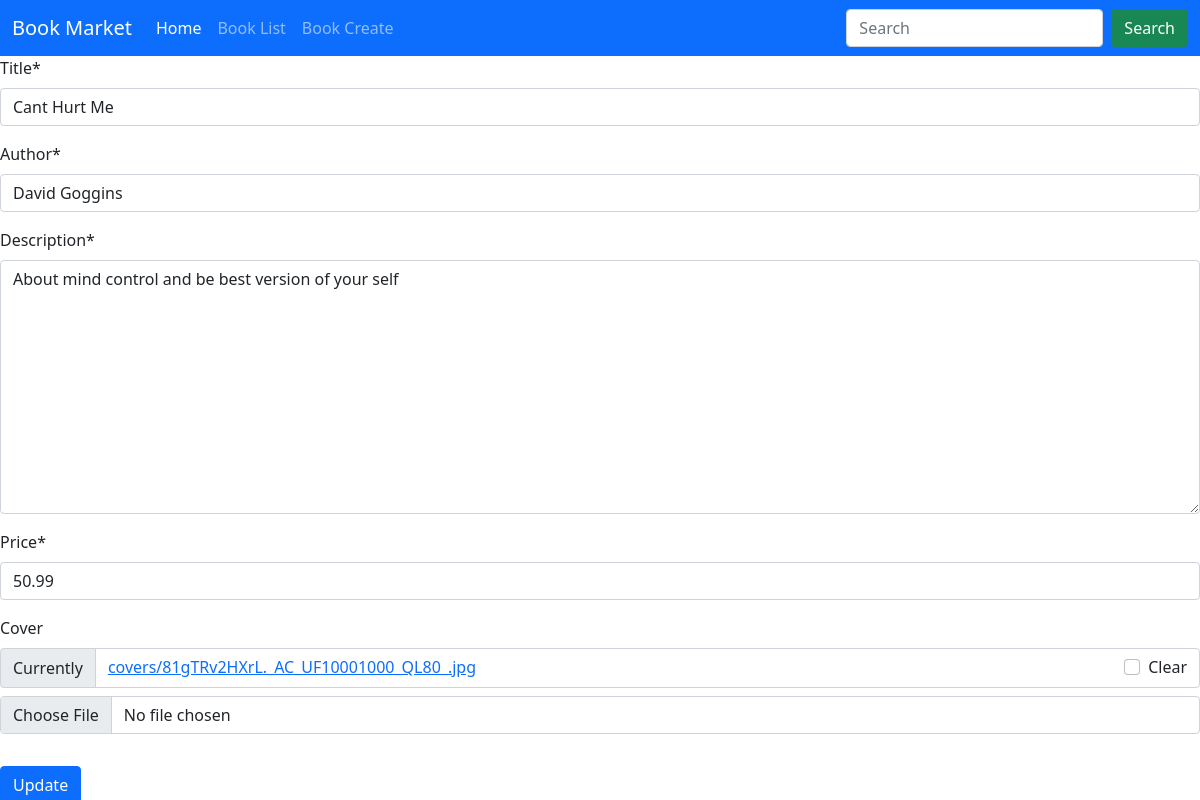
/books/1/edit/ (signed in), run on the app's committed database.
### books/models.py (models this page shows, shortened)
class Book(models.Model):
    user = models.ForeignKey(get_user_model(), on_delete=models.CASCADE)
    title = models.CharField(max_length=200)
    author = models.CharField(max_length=200)
    description = models.TextField()
    price = models.DecimalField(max_digits=5, decimal_places=2)
    cover = models.ImageField(upload_to='covers/', blank=True)

### books/views.py (the view)
# urls.py: path('<int:pk>/edit/', BookUpdateView.as_view(), name='book_update'),
class BookUpdateView(LoginRequiredMixin, UserPassesTestMixin, generic.UpdateView):
    model = Book
    fields = ['title', 'author', 'description', 'price', 'cover']
    template_name = 'book_update.html'
    def test_func(self):
        obj = self.get_object()
        return obj.user == self.request.user

### books/templates/book_update.html (shortened to what this page needs)
{% extends "_base.html" %}
{% load crispy_forms_tags %}
{% block content %}
    <form action="" method="post" enctype="multipart/form-data">
        {{ form|crispy }}
        <button class="btn btn-primary mt-3" type="sunmit">Update</button>
    </form>
{% endblock content %}

### data on the page
Book: title "Cant Hurt Me", author "David Goggins", description "About mind control and be best version of your self", price "50.99"
